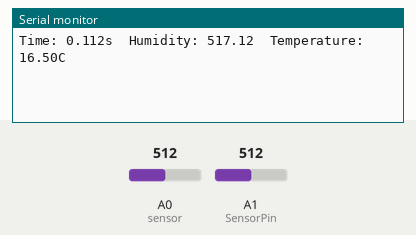
Bench run of a sketch on a simulated Arduino Uno, built with avr-gcc and run on an emulated ATmega328P. On the bench: the last lines printed to the serial monitor. Inputs (shaded band) come from the test bench; at power-on: A0 (sensor) = 512, A1 (SensorPin) = 512.

Above: at 1.2 s.
1.3 s: A0 (sensor) set to 716
At 2.7 s:
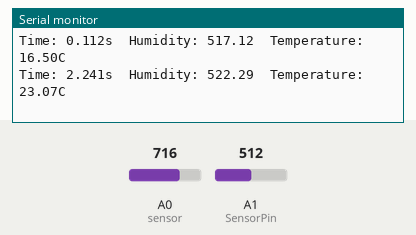
2.8 s: A1 (SensorPin) set to 716
4.3 s: A0 (sensor) set to 900
At 4.9 s:
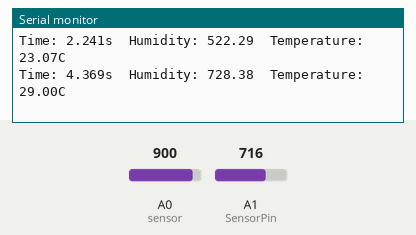
5.8 s: A1 (SensorPin) set to 900
At 7.5 s:
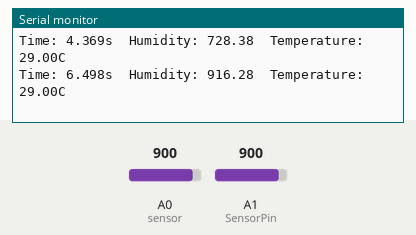
Timing chart, 0 to 8.3 s (numbered marks = the images above; inputs shaded):
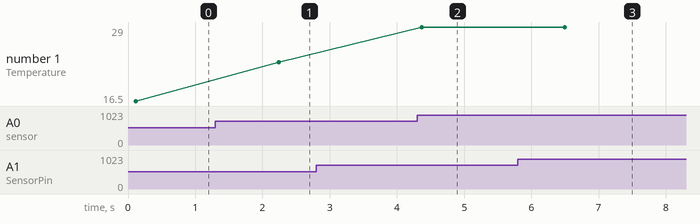

The sketch:

temp1.ino
```cpp
/*TO COMPILE, TEST AND RUN BOTH TEMPERATURE AND HUMIDITY SENSORS AT THE SAME TIME*/

#define SensorPin A1
float temp; //variable to hold temperature sensor value
float soil; // variable to hold the soil humidity sensor value
float reading; // variable to read the actual value of temperature
float sensorValue = 0; // soil humidity sensor initial value
int sensor = 0; // temperature sensor initial value
long tm,t,d; //variables to record time in seconds

void setup()
{
  Serial.begin(9600);
  pinMode(0,INPUT);//temperature sensor connected to analog 0
  analogReference(DEFAULT);
}

void loop()
{
  for (int i = 0; i <= 100; i++)
  {
    sensorValue = sensorValue + analogRead(SensorPin);
    delay(1);
  }

  //required for converting time to seconds
  tm = millis();
  t = tm/1000;
  d = tm%1000;

   //printing time in seconds
  Serial.print("Time: ");
  Serial.print(t);
  Serial.print(".");
  Serial.print(d);
  Serial.print("s\t");

  Serial.flush();

  sensorValue = sensorValue / 100.0;
  Serial.print("Humidity: ");
  Serial.print(sensorValue);
  Serial.print("\t");

  temp = analogRead(sensor); //analog reading temperature sensor values
  reading = temp * 0.0322265625;

  //printing temperature sensor values
  Serial.print("Temperature: ");
  Serial.print(reading);
  Serial.println("C");

  delay(2000);//delay of 2 seconds
}
```

Measured:
- after the input at 1.3 s, the serial monitor: prints a new line after 0.94 s (image 1)
- after the input at 4.3 s, the serial monitor: prints a new line after 0.07 s (image 2)
- after the input at 5.8 s, the serial monitor: prints a new line after 0.70 s (image 3)
- plotted number 1: 16.5 → 23.07 after the input at 1.3 s, 23.07 → 29 after the input at 4.3 s
